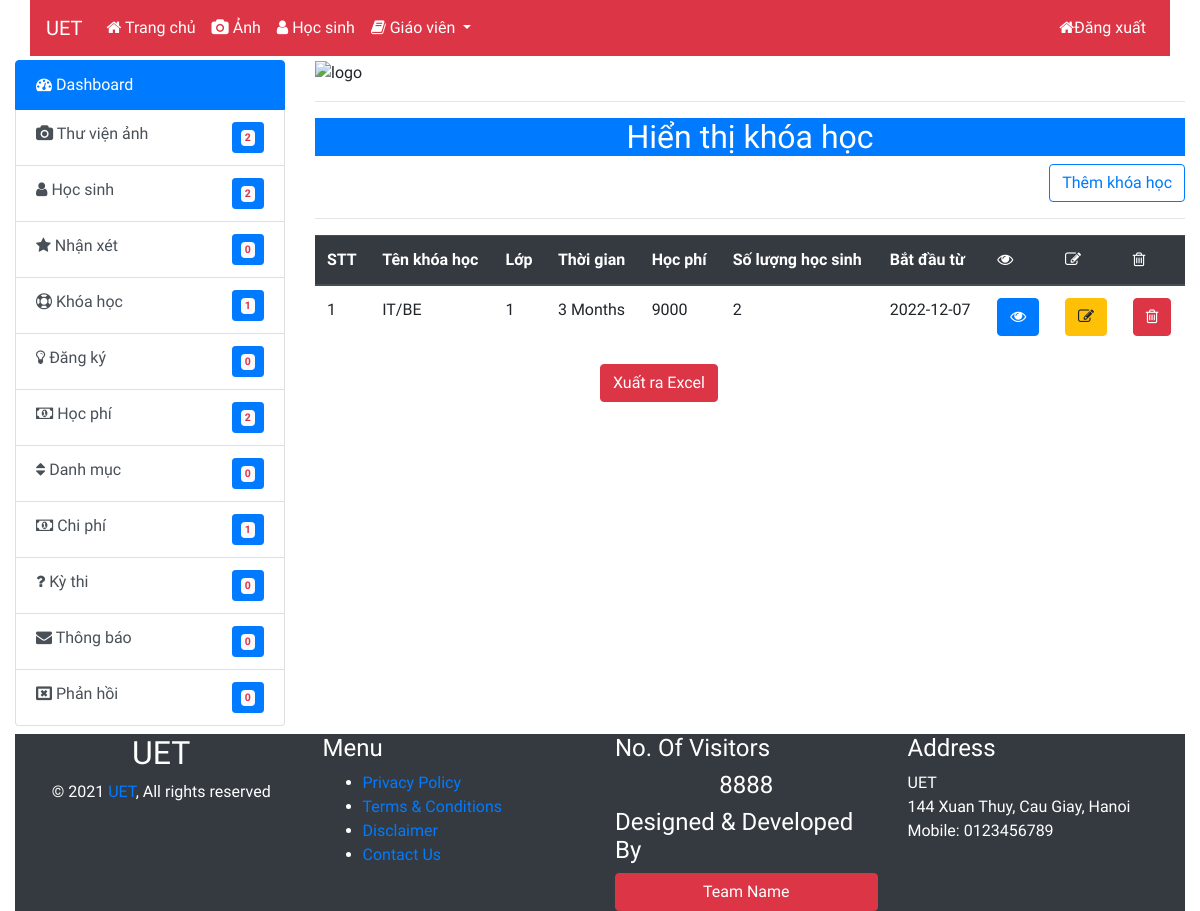
The page /admin/course.php (signed in) on the database its author committed.
### tables this page shows
CREATE TABLE `courses` (
  `course_id` int(11) NOT NULL,
  `course_name` varchar(250) NOT NULL,
  `course_duration` varchar(250) NOT NULL,
  `course_fee` varchar(250) NOT NULL,
  `course_start` varchar(250) NOT NULL,
  `class` int(10) NOT NULL
);

### admin/course.php (the view, shortened to what this page needs)
<?php
require_once ('inc/top.php');
require_once ('inc/db.php');
?>
<div class="container-fluid">
    <div class="row-mt-2">
        <div class="col-md-12">
            <?php include('inc/navbar.php'); ?>
        </div>
    </div>
    <div class="row mt-1">
        <div class="col-md-3">
            <?php include('inc/sidebar.php'); ?>
        </div>
        <div class="col-md-9">
            <div class="row">
                <div class="col-md-12">
                    <img src="images/logo.jpg" alt="logo" class="img-fluid"><hr>
                </div>
            </div>
            <div class="row">
                <div class="col-md-12">
                    <h2 class="text-center text-white bg-primary">Hiển thị khóa học</h2>
                    <div align="right">
                        <a href="addCourse.php" class="btn btn-outline-primary">Thêm khóa học</a> <hr>
                    </div>
                    <table class="table table-border" id = "table2excel">
                        <thead class="thead-dark">
                            <tr>
                                <th>STT</th>
                                <th>Tên khóa học</th>
                                <th>Lớp</th>
                                <th>Thời gian</th>
                                <th>Học phí</th>
                                <th>Số lượng học sinh</th>
                                <th>Bắt đầu từ</th>
                                <th>
                                    <i class="fa fa-eye"></i>
                                </th>
                                <th>
                                    <i class="fa fa-pencil-square-o"></i>
                                </th>
                                <th>
                                    <i class="fa fa-trash-o"></i>
                                </th>
                            </tr>
                        </thead>
                        <tbody>
                            <?php
                                $course = "SELECT * FROM courses ORDER BY course_id DESC";
                                $run_course = mysqli_query($con, $course);
                                $i=0;
                                while($row_course = mysqli_fetch_array($run_course)) {
                                    $course_id = $row_course['course_id'];
                                    $course_name = $row_course['course_name'];
                                    $course_duration = $row_course['course_duration'];
                                    $course_fee = $row_course['course_fee'];
                                    $course_start = $row_course['course_start'];
                                    $class = $row_course['class'];
                                    $i++;
                                    $list = "SELECT * FROM student WHERE batch = '$course_id'";
                                    $run_list = mysqli_query($con, $list);
                                    $row_list = mysqli_num_rows($run_list);
                            ?>
                            <tr>
                                <td><?php echo $i;?></td>
                                <td><?php echo ucfirst($course_name);?></td>
                                <td><?php echo $class;?></td>
                                <td><?php echo $course_duration;?></td>
                                <td><?php echo $course_fee;?></td>
                                <td><?php echo $row_list;?></td>
                                <td><?php echo $course_start;?></td>
                                <td>
                                    <a class="btn btn-primary" href="viewCourse.php?id=<?php echo $course_id;?>"><i class="fa fa-eye"></i></a>
                                </td>
                                <td>
                                     <a class="btn btn-warning" href="editCourse.php?id=<?php echo $course_id;?>"><i class="fa fa-pencil-square-o"></i></a>
                                </td>
                                <td>
                                     <a class="btn btn-danger" href="course.php?del=<?php echo $course_id;?>"><i class="fa fa-trash-o"></i></a>
                                </td>
                            </tr>
                            <?php } ?>
                        </tbody>
                    </table>
                </div>
                <button class="btn btn-danger offset-md-4" id ="btn" type="button">Xuất ra Excel</button>
            </div>
        </div>
    </div>
    <div class="container-fluid">
        <div class="row bg-dark mt-2">
            <?php include ('inc/footer.php'); ?>
        </div>
    </div>
</div>
</body>
</html>

### admin/inc/top.php (shortened to what this page needs)
<!doctype html>
<html lang="en">
  <head>
    <link rel="stylesheet" href="css/bootstrap.min.css">
    <link rel="stylesheet" href="css/custom.css">
    <link rel="stylesheet" href="https://cdnjs.cloudflare.com/ajax/libs/font-awesome/4.7.0/css/font-awesome.css">
    <link href="plugins/datatable/datatables.min.css" rel="stylesheet">
  </head>
  <body>

### admin/inc/navbar.php (shortened to what this page needs)
<nav class="navbar navbar-expand-lg navbar-light bg-danger">
  <a class="navbar-brand text-white" href="index.php">UET</a>
  <div class="collapse navbar-collapse" id="navbarSupportedContent">
    <ul class="navbar-nav mr-auto">
      <li class="nav-item active">
        <a class="nav-link text-white" href="index.php"><i class="fa fa-home"></i> Trang chủ</a>
      </li>
      <li class="nav-item">
        <a class="nav-link text-white" href="addGallery.php"><i class="fa fa-camera"></i> Ảnh</a>
      </li>
      <li class="nav-item">
        <a class="nav-link text-white" href="addStudent.php"><i class="fa fa-user"></i> Học sinh</a>
      </li>
      <li class="nav-item dropdown">
        <a class="nav-link dropdown-toggle text-white" href="#" role="button" data-toggle="dropdown" aria-expanded="false">
        <i class="fa fa-book"></i> Giáo viên
        </a>
      </li>
    </ul>
    <ul class="navbar-nav ml-auto">
      <li class="nav-item active">
        <a class="nav-link text-white" href="logout.php"><i class="fa fa-home"></i>Đăng xuất</a>
      </li>
    </ul>
  </div>
</nav>

### admin/inc/sidebar.php
<?php
    $gallery = "SELECT * FROM gallery";
    $run_gallery = mysqli_query($con, $gallery);
    $row_gallery = mysqli_num_rows($run_gallery);
    $student = "SELECT * FROM student";
    $run_student = mysqli_query($con, $student);
    $row_student = mysqli_num_rows($run_student);
    $review = "SELECT * FROM review";
    $run_review = mysqli_query($con, $review);
    $row_review = mysqli_num_rows($run_review);
    $courses = "SELECT * FROM courses";
    $run_courses = mysqli_query($con, $courses);
    $row_courses = mysqli_num_rows($run_courses);
    $register = "SELECT * FROM register";
    $run_register = mysqli_query($con, $register);
    $row_register = mysqli_num_rows($run_register);
    $fee = "SELECT * FROM fee";
    $run_fee = mysqli_query($con, $fee);
    $row_fee = mysqli_num_rows($run_fee);
    $category = "SELECT * FROM category";
    $run_category = mysqli_query($con, $category);
    $row_category = mysqli_num_rows($run_category);
    $expenses = "SELECT * FROM expenses";
    $run_expenses = mysqli_query($con, $expenses);
    $row_expenses = mysqli_num_rows($run_expenses);
    $exam = "SELECT * FROM exam";
    $run_exam = mysqli_query($con, $exam);
    $row_exam = mysqli_num_rows($run_exam);
    $msg = "SELECT * FROM msg";
    $run_msg = mysqli_query($con, $msg);
    $row_msg = mysqli_num_rows($run_msg);
    $msgtoclasses = "SELECT * FROM msgtoclasses";
    $run_msgtoclasses = mysqli_query($con, $msgtoclasses);
    $row_msgtoclasses = mysqli_num_rows($run_msgtoclasses);
?>
<div class="list-group">
    <a href="index.php" class="list-group-item list-group-item-action active">
        <i class="fa fa-tachometer"></i> Dashboard
    </a>
    <a href="gallery.php" class="list-group-item list-group-item-action">
        <i class="fa fa-camera"></i> Thư viện ảnh
        <button class="btn btn-primary pull-right btn-sm">
            <span class="badge badge-light text-danger"><?php echo $row_gallery; ?></span>
        </button>
    </a>
    <a href="student.php" class="list-group-item list-group-item-action">
        <i class="fa fa-user"></i> Học sinh
        <button class="btn btn-primary pull-right btn-sm">
            <span class="badge badge-light text-danger"><?php echo $row_student; ?></span>
        </button>
    </a>
    <a href="review.php" class="list-group-item list-group-item-action">
        <i class="fa fa-star"></i> Nhận xét
        <button class="btn btn-primary pull-right btn-sm">
            <span class="badge badge-light text-danger"><?php echo $row_review; ?></span>
        </button>
    </a>
    <a href="course.php" class="list-group-item list-group-item-action">
        <i class="fa fa-life-ring"></i> Khóa học
        <button class="btn btn-primary pull-right btn-sm">
            <span class="badge badge-light text-danger"><?php echo $row_courses; ?></span>
        </button>
    </a>
    <a href="register.php" class="list-group-item list-group-item-action">
        <i class="fa fa-lightbulb-o"></i> Đăng ký
        <button class="btn btn-primary pull-right btn-sm">
            <span class="badge badge-light text-danger"><?php echo $row_register; ?></span>
        </button>
    </a>
    <a href="fee.php" class="list-group-item list-group-item-action">
        <i class="fa fa-money"></i> Học phí
        <button class="btn btn-primary pull-right btn-sm">
            <span class="badge badge-light text-danger"><?php echo $row_fee; ?></span>
        </button>
    </a>
    <a href="category.php" class="list-group-item list-group-item-action">
        <i class="fa fa-sort"></i> Danh mục
        <button class="btn btn-primary pull-right btn-sm">
            <span class="badge badge-light text-danger"><?php echo $row_category; ?></span>
        </button>
    </a>
    <a href="expenses.php" class="list-group-item list-group-item-action">
        <i class="fa fa-money"></i> Chi phí
        <button class="btn btn-primary pull-right btn-sm">
            <span class="badge badge-light text-danger"><?php echo $row_expenses; ?></span>
        </button>
    </a>
    <a href="exam.php" class="list-group-item list-group-item-action">
        <i class="fa fa-question"></i> Kỳ thi
        <button class="btn btn-primary pull-right btn-sm">
            <span class="badge badge-light text-danger"><?php echo $row_exam; ?></span>
        </button>
    </a>
    <a href="msg.php" class="list-group-item list-group-item-action">
        <i class="fa fa-envelope"></i> Thông báo
        <button class="btn btn-primary pull-right btn-sm">
            <span class="badge badge-light text-danger"><?php echo $row_msg; ?></span>
        </button>
    </a>
    <a href="msgToClasses.php" class="list-group-item list-group-item-action">
        <i class="fa fa-window-close-o"></i> Phản hồi
        <button class="btn btn-primary pull-right btn-sm">
            <span class="badge badge-light text-danger"><?php echo $row_msgtoclasses; ?></span>
        </button>
    </a>
</div>

### admin/inc/footer.php
<div class="col-md-3 text-white">
  <h2 class="text-center">UET</h2>
  <p class="text-center">© 2021 <a href="#">UET</a>, All rights reserved</p>
</div>
<div class="col-md-3">
  <h4 class="text-white">Menu</h4>
  <ul>
    <li style="color:#ffffff"><a href="#">Privacy Policy</a></li>
    <li style="color:#ffffff"><a href="#">Terms & Conditions</a></li>
    <li style="color:#ffffff"><a href="#">Disclaimer</a></li>
    <li style="color:#ffffff"><a href="#">Contact Us</a></li>
  </ul>
</div>
<div class="col-md-3">
  <h4 class="text-white">No. Of Visitors</h4>
  <h4 class="text-white text-center">8888</h4>
  <h4 class="text-white">Designed & Developed By</h4>
  <a href="" class="btn btn-danger btn-block">Team Name</a>
</div>
<div class="col-md-3 text-white">
  <h4>Address</h4>
  <address>
    UET<br>
    144 Xuan Thuy, Cau Giay, Hanoi<br>
    Mobile: 0123456789<br>
  </address>
</div>

### admin/inc/top.php (style rules this page uses)
body { font-family: 'Raleway', sans-serif; }

### rows shown on the page
courses: course_name "IT/BE", class "1", course_duration "3 Months", course_fee "9000", row_list "2", course_start "2022-12-07"

### other values the page prints
$row_gallery "2"
$row_student "2"
$row_review "0"
$row_courses "1"
$row_register "0"
$row_fee "2"
$row_category "0"
$row_expenses "1"
$row_exam "0"
$row_msg "0"
$row_msgtoclasses "0"
